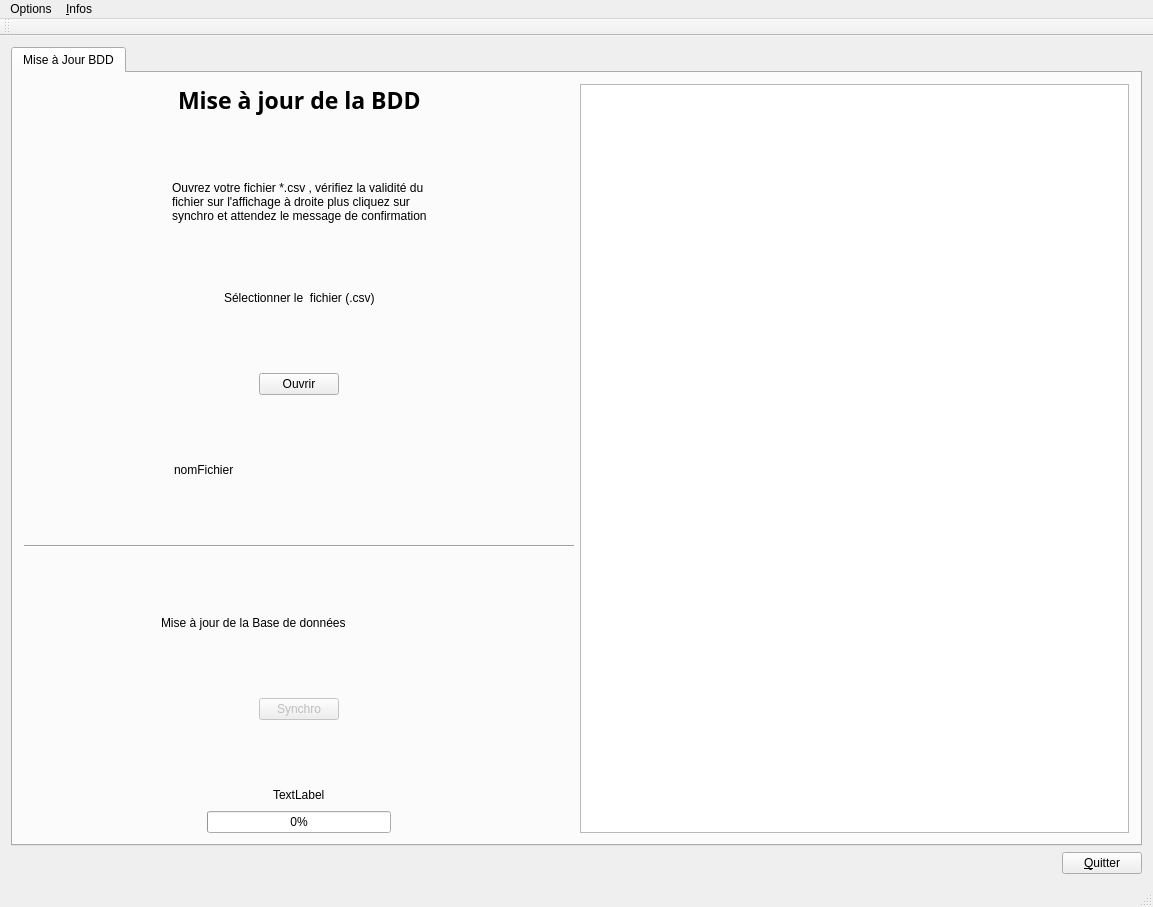
<?xml version="1.0" encoding="UTF-8"?>
<ui version="4.0">
 <class>MainWindow</class>
 <widget class="QMainWindow" name="MainWindow">
  <property name="geometry">
   <rect>
    <x>0</x>
    <y>0</y>
    <width>1153</width>
    <height>907</height>
   </rect>
  </property>
  <property name="windowTitle">
   <string>MainWindow</string>
  </property>
  <widget class="QWidget" name="centralWidget">
   <layout class="QVBoxLayout" name="verticalLayout_2">
    <item>
     <widget class="QTabWidget" name="tabWidget">
      <property name="tabPosition">
       <enum>QTabWidget::North</enum>
      </property>
      <property name="tabShape">
       <enum>QTabWidget::Rounded</enum>
      </property>
      <property name="currentIndex">
       <number>0</number>
      </property>
      <widget class="QWidget" name="MaJBDD">
       <attribute name="title">
        <string>Mise à Jour BDD</string>
       </attribute>
       <layout class="QHBoxLayout" name="horizontalLayout_11">
        <item>
         <layout class="QVBoxLayout" name="verticalLayout">
          <item>
           <layout class="QHBoxLayout" name="horizontalLayout">
            <item>
             <spacer name="horizontalSpacer_3">
              <property name="orientation">
               <enum>Qt::Horizontal</enum>
              </property>
              <property name="sizeHint" stdset="0">
               <size>
                <width>40</width>
                <height>20</height>
               </size>
              </property>
             </spacer>
            </item>
            <item>
             <widget class="QLabel" name="label_3">
              <property name="font">
               <font>
                <family>ClearlyU PUA</family>
                <pointsize>17</pointsize>
                <weight>75</weight>
                <bold>true</bold>
               </font>
              </property>
              <property name="text">
               <string>Mise à jour de la BDD</string>
              </property>
              <property name="wordWrap">
               <bool>true</bool>
              </property>
             </widget>
            </item>
            <item>
             <spacer name="horizontalSpacer_4">
              <property name="orientation">
               <enum>Qt::Horizontal</enum>
              </property>
              <property name="sizeHint" stdset="0">
               <size>
                <width>40</width>
                <height>20</height>
               </size>
              </property>
             </spacer>
            </item>
           </layout>
          </item>
          <item>
           <spacer name="verticalSpacer">
            <property name="orientation">
             <enum>Qt::Vertical</enum>
            </property>
            <property name="sizeHint" stdset="0">
             <size>
              <width>20</width>
              <height>40</height>
             </size>
            </property>
           </spacer>
          </item>
          <item>
           <layout class="QHBoxLayout" name="horizontalLayout_2">
            <item>
             <spacer name="horizontalSpacer_13">
              <property name="orientation">
               <enum>Qt::Horizontal</enum>
              </property>
              <property name="sizeHint" stdset="0">
               <size>
                <width>40</width>
                <height>20</height>
               </size>
              </property>
             </spacer>
            </item>
            <item>
             <widget class="QLabel" name="label_4">
              <property name="text">
               <string>Ouvrez votre fichier *.csv , vérifiez la validité du fichier sur l'affichage à droite plus cliquez sur synchro et attendez le message de confirmation</string>
              </property>
              <property name="wordWrap">
               <bool>true</bool>
              </property>
             </widget>
            </item>
            <item>
             <spacer name="horizontalSpacer_14">
              <property name="orientation">
               <enum>Qt::Horizontal</enum>
              </property>
              <property name="sizeHint" stdset="0">
               <size>
                <width>40</width>
                <height>20</height>
               </size>
              </property>
             </spacer>
            </item>
           </layout>
          </item>
          <item>
           <spacer name="verticalSpacer_6">
            <property name="orientation">
             <enum>Qt::Vertical</enum>
            </property>
            <property name="sizeHint" stdset="0">
             <size>
              <width>20</width>
              <height>40</height>
             </size>
            </property>
           </spacer>
          </item>
          <item>
           <layout class="QHBoxLayout" name="horizontalLayout_3">
            <item>
             <spacer name="horizontalSpacer">
              <property name="orientation">
               <enum>Qt::Horizontal</enum>
              </property>
              <property name="sizeHint" stdset="0">
               <size>
                <width>40</width>
                <height>20</height>
               </size>
              </property>
             </spacer>
            </item>
            <item>
             <widget class="QLabel" name="label">
              <property name="text">
               <string>Sélectionner le  fichier (.csv)</string>
              </property>
             </widget>
            </item>
            <item>
             <spacer name="horizontalSpacer_2">
              <property name="orientation">
               <enum>Qt::Horizontal</enum>
              </property>
              <property name="sizeHint" stdset="0">
               <size>
                <width>40</width>
                <height>20</height>
               </size>
              </property>
             </spacer>
            </item>
           </layout>
          </item>
          <item>
           <spacer name="verticalSpacer_2">
            <property name="orientation">
             <enum>Qt::Vertical</enum>
            </property>
            <property name="sizeHint" stdset="0">
             <size>
              <width>20</width>
              <height>40</height>
             </size>
            </property>
           </spacer>
          </item>
          <item>
           <layout class="QHBoxLayout" name="horizontalLayout_4">
            <item>
             <spacer name="horizontalSpacer_16">
              <property name="orientation">
               <enum>Qt::Horizontal</enum>
              </property>
              <property name="sizeHint" stdset="0">
               <size>
                <width>40</width>
                <height>20</height>
               </size>
              </property>
             </spacer>
            </item>
            <item>
             <widget class="QPushButton" name="pushButtonOuvrir">
              <property name="text">
               <string>Ouvrir</string>
              </property>
             </widget>
            </item>
            <item>
             <spacer name="horizontalSpacer_5">
              <property name="orientation">
               <enum>Qt::Horizontal</enum>
              </property>
              <property name="sizeHint" stdset="0">
               <size>
                <width>40</width>
                <height>20</height>
               </size>
              </property>
             </spacer>
            </item>
           </layout>
          </item>
          <item>
           <spacer name="verticalSpacer_3">
            <property name="orientation">
             <enum>Qt::Vertical</enum>
            </property>
            <property name="sizeHint" stdset="0">
             <size>
              <width>20</width>
              <height>40</height>
             </size>
            </property>
           </spacer>
          </item>
          <item>
           <layout class="QHBoxLayout" name="horizontalLayout_5">
            <item>
             <spacer name="horizontalSpacer_15">
              <property name="orientation">
               <enum>Qt::Horizontal</enum>
              </property>
              <property name="sizeHint" stdset="0">
               <size>
                <width>40</width>
                <height>20</height>
               </size>
              </property>
             </spacer>
            </item>
            <item>
             <widget class="QLabel" name="labelNomFichier">
              <property name="sizePolicy">
               <sizepolicy hsizetype="Preferred" vsizetype="Preferred">
                <horstretch>0</horstretch>
                <verstretch>0</verstretch>
               </sizepolicy>
              </property>
              <property name="minimumSize">
               <size>
                <width>400</width>
                <height>10</height>
               </size>
              </property>
              <property name="baseSize">
               <size>
                <width>40</width>
                <height>0</height>
               </size>
              </property>
              <property name="text">
               <string>nomFichier</string>
              </property>
              <property name="wordWrap">
               <bool>true</bool>
              </property>
             </widget>
            </item>
           </layout>
          </item>
          <item>
           <spacer name="verticalSpacer_7">
            <property name="orientation">
             <enum>Qt::Vertical</enum>
            </property>
            <property name="sizeHint" stdset="0">
             <size>
              <width>20</width>
              <height>40</height>
             </size>
            </property>
           </spacer>
          </item>
          <item>
           <widget class="Line" name="line">
            <property name="orientation">
             <enum>Qt::Horizontal</enum>
            </property>
           </widget>
          </item>
          <item>
           <spacer name="verticalSpacer_8">
            <property name="orientation">
             <enum>Qt::Vertical</enum>
            </property>
            <property name="sizeHint" stdset="0">
             <size>
              <width>20</width>
              <height>40</height>
             </size>
            </property>
           </spacer>
          </item>
          <item>
           <layout class="QHBoxLayout" name="horizontalLayout_6">
            <item>
             <spacer name="horizontalSpacer_6">
              <property name="orientation">
               <enum>Qt::Horizontal</enum>
              </property>
              <property name="sizeHint" stdset="0">
               <size>
                <width>40</width>
                <height>20</height>
               </size>
              </property>
             </spacer>
            </item>
            <item>
             <widget class="QLabel" name="label_2">
              <property name="minimumSize">
               <size>
                <width>277</width>
                <height>0</height>
               </size>
              </property>
              <property name="text">
               <string>Mise à jour de la Base de données</string>
              </property>
             </widget>
            </item>
            <item>
             <spacer name="horizontalSpacer_7">
              <property name="orientation">
               <enum>Qt::Horizontal</enum>
              </property>
              <property name="sizeHint" stdset="0">
               <size>
                <width>40</width>
                <height>20</height>
               </size>
              </property>
             </spacer>
            </item>
           </layout>
          </item>
          <item>
           <spacer name="verticalSpacer_4">
            <property name="orientation">
             <enum>Qt::Vertical</enum>
            </property>
            <property name="sizeHint" stdset="0">
             <size>
              <width>20</width>
              <height>40</height>
             </size>
            </property>
           </spacer>
          </item>
          <item>
           <layout class="QHBoxLayout" name="horizontalLayout_7">
            <item>
             <spacer name="horizontalSpacer_17">
              <property name="orientation">
               <enum>Qt::Horizontal</enum>
              </property>
              <property name="sizeHint" stdset="0">
               <size>
                <width>40</width>
                <height>20</height>
               </size>
              </property>
             </spacer>
            </item>
            <item>
             <widget class="QPushButton" name="pushButtonSynchro">
              <property name="enabled">
               <bool>false</bool>
              </property>
              <property name="text">
               <string>Synchro</string>
              </property>
             </widget>
            </item>
            <item>
             <spacer name="horizontalSpacer_8">
              <property name="orientation">
               <enum>Qt::Horizontal</enum>
              </property>
              <property name="sizeHint" stdset="0">
               <size>
                <width>40</width>
                <height>20</height>
               </size>
              </property>
             </spacer>
            </item>
           </layout>
          </item>
          <item>
           <spacer name="verticalSpacer_5">
            <property name="orientation">
             <enum>Qt::Vertical</enum>
            </property>
            <property name="sizeHint" stdset="0">
             <size>
              <width>20</width>
              <height>40</height>
             </size>
            </property>
           </spacer>
          </item>
          <item>
           <layout class="QHBoxLayout" name="horizontalLayout_8">
            <item>
             <spacer name="horizontalSpacer_11">
              <property name="orientation">
               <enum>Qt::Horizontal</enum>
              </property>
              <property name="sizeHint" stdset="0">
               <size>
                <width>40</width>
                <height>20</height>
               </size>
              </property>
             </spacer>
            </item>
            <item>
             <widget class="QLabel" name="labelEtat">
              <property name="text">
               <string>TextLabel</string>
              </property>
              <property name="wordWrap">
               <bool>true</bool>
              </property>
             </widget>
            </item>
            <item>
             <spacer name="horizontalSpacer_12">
              <property name="orientation">
               <enum>Qt::Horizontal</enum>
              </property>
              <property name="sizeHint" stdset="0">
               <size>
                <width>40</width>
                <height>20</height>
               </size>
              </property>
             </spacer>
            </item>
           </layout>
          </item>
          <item>
           <layout class="QHBoxLayout" name="horizontalLayout_9">
            <item>
             <spacer name="horizontalSpacer_9">
              <property name="orientation">
               <enum>Qt::Horizontal</enum>
              </property>
              <property name="sizeHint" stdset="0">
               <size>
                <width>40</width>
                <height>20</height>
               </size>
              </property>
             </spacer>
            </item>
            <item>
             <widget class="QProgressBar" name="progressBarSynchro">
              <property name="enabled">
               <bool>true</bool>
              </property>
              <property name="value">
               <number>0</number>
              </property>
              <property name="invertedAppearance">
               <bool>false</bool>
              </property>
             </widget>
            </item>
            <item>
             <spacer name="horizontalSpacer_10">
              <property name="orientation">
               <enum>Qt::Horizontal</enum>
              </property>
              <property name="sizeHint" stdset="0">
               <size>
                <width>40</width>
                <height>20</height>
               </size>
              </property>
             </spacer>
            </item>
           </layout>
          </item>
         </layout>
        </item>
        <item>
         <widget class="QTextEdit" name="textEditDocOuvert">
          <property name="readOnly">
           <bool>true</bool>
          </property>
         </widget>
        </item>
       </layout>
      </widget>
     </widget>
    </item>
    <item>
     <layout class="QHBoxLayout" name="horizontalLayout_10">
      <item>
       <spacer name="horizontalSpacer_18">
        <property name="orientation">
         <enum>Qt::Horizontal</enum>
        </property>
        <property name="sizeHint" stdset="0">
         <size>
          <width>40</width>
          <height>20</height>
         </size>
        </property>
       </spacer>
      </item>
      <item>
       <widget class="QPushButton" name="pushButtonQuitterAppli">
        <property name="text">
         <string>&amp;Quitter</string>
        </property>
       </widget>
      </item>
     </layout>
    </item>
   </layout>
  </widget>
  <widget class="QMenuBar" name="menuBar">
   <property name="geometry">
    <rect>
     <x>0</x>
     <y>0</y>
     <width>1153</width>
     <height>27</height>
    </rect>
   </property>
   <widget class="QMenu" name="menuOtpion">
    <property name="title">
     <string>Options</string>
    </property>
    <addaction name="actionOptions"/>
   </widget>
   <widget class="QMenu" name="menu_A_propos_de">
    <property name="title">
     <string>&amp;Infos</string>
    </property>
    <addaction name="action_A_propos_du_BackOffice"/>
   </widget>
   <addaction name="menuOtpion"/>
   <addaction name="menu_A_propos_de"/>
  </widget>
  <widget class="QToolBar" name="mainToolBar">
   <attribute name="toolBarArea">
    <enum>TopToolBarArea</enum>
   </attribute>
   <attribute name="toolBarBreak">
    <bool>false</bool>
   </attribute>
  </widget>
  <widget class="QStatusBar" name="statusBar"/>
  <action name="actionOptions">
   <property name="text">
    <string>Options</string>
   </property>
  </action>
  <action name="action_A_propos_du_BackOffice">
   <property name="text">
    <string>&amp;A propos du BackOffice</string>
   </property>
  </action>
 </widget>
 <layoutdefault spacing="6" margin="11"/>
 <resources/>
 <connections/>
</ui>
